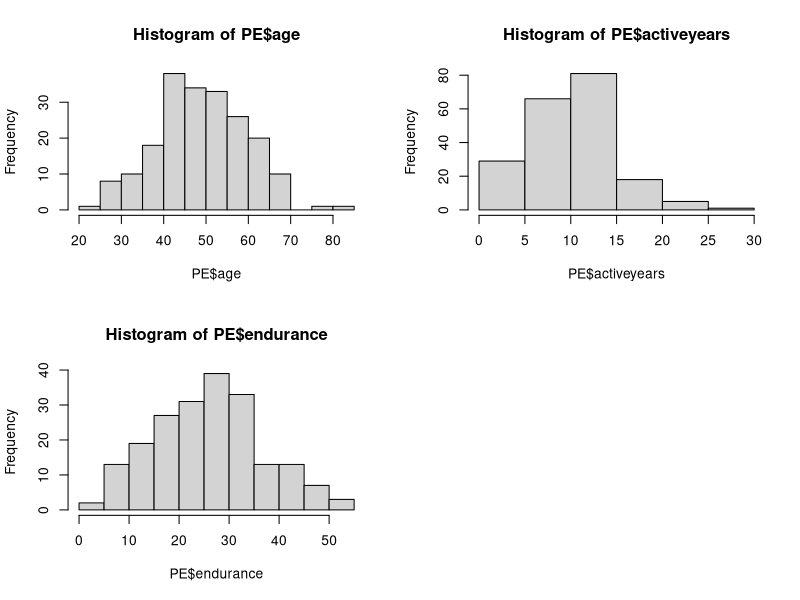
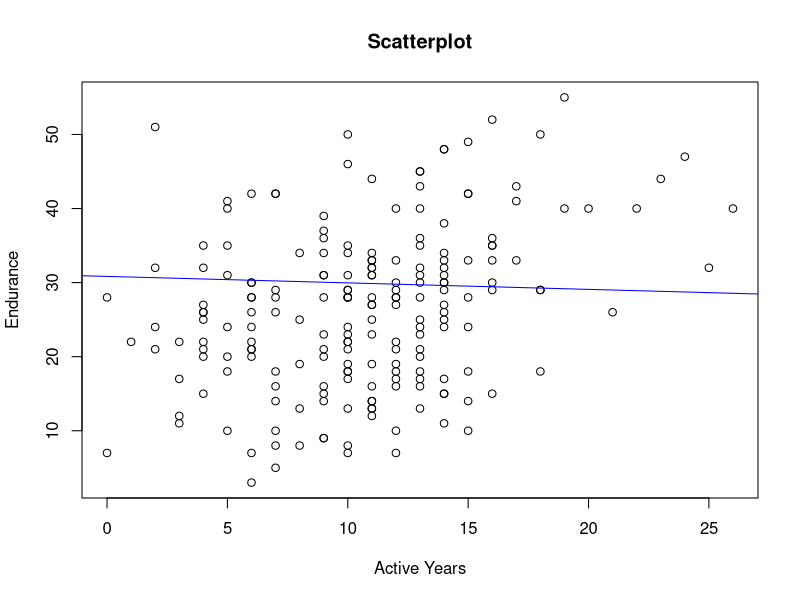

Here is the R script that generated these plots, in order:
setwd("/Users/stuart/R_Files/Statistics Class")

#Lab goals
# Read a datafile into R
# Print summary statistics
# Conduct correlation analysis
# Conduct regression analyses, unstandardized
# Conduct regression analyses, standardized

# Example
# A correlational study investigating predictors of physical endurance in adults
#   Outcome variable (Y) is physical endurance
#   Predictors (X) are age and number of years actively engaged in exercise/sports
#   Sample size is N = 200

# If necessary install packages
install.packages("psych")
library(psych)
# Read data into a dataframe called PE (physical endurance)
PE = read.table("Stats1.13.Lab.04.txt", header=T)
# Summary statistics
describe(PE)

# Correlation Analysis
cor(PE[2:4])  # Omit col 1 because it contains participant id numbers
round(cor(PE[2:4]),2)   # Round off correlation to 2 decimal places

cor.test(PE$age, PE$activeyears)
cor.test(PE$endurance, PE$activeyears)
cor.test(PE$endurance, PE$age)

# Histograms - to kinda check sense of cor.tests
layout(matrix(c(1,2,3,4),2,2,byrow = TRUE))
hist(PE$age)
hist(PE$activeyears)
hist(PE$endurance)
layout(matrix(c(1,1),1,1, byrow = TRUE))

# Regression Analyses, unstandardized
model1 <- lm(PE$endurance ~ PE$age)
summary(model1)
plot(PE$endurance ~ PE$activeyears, main = "Scatterplot", ylab = "Endurance", xlab = "Active Years")
abline(lm(PE$endurance ~ PE$age), col="blue")